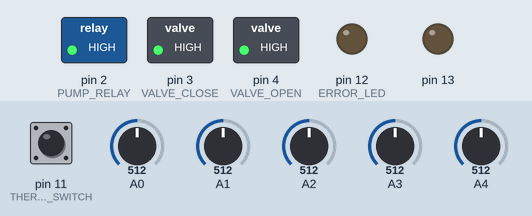
The sketch below on a simulated Arduino Uno, built with avr-gcc and run on an emulated ATmega328P. Parts: switched loads named in the sketch (green lamp = pin HIGH), output pins drawn as LEDs (lit = HIGH). Inputs (shaded band) come from the test bench; at power-on: pin 11 (THERMOSTAT_SWITCH) HIGH, A0 = 512, A1 = 512, A2 = 512, A3 = 512, A4 = 512. What the sketch prints to the serial monitor is not drawn.

Above: at 39.1 s.
At 71.8 s:
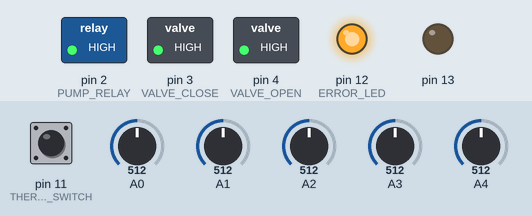
Timing chart, 0 to 76.2 s (numbered marks = the images above):
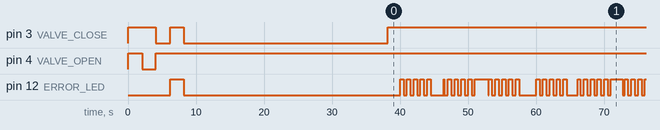

Measured:
- by itself, pin 12 (ERROR_LED): moves between LOW and HIGH, repeating every 33.0 s
- by itself, everything shown: repeats every 33.0 s, in 54 steps

The sketch:

boilerRoomControllerV6.ino
```cpp
#include <PID_v1.h>
#include <avr/wdt.h>

// ===== PIN CONFIGURATION =====
#define PUMP_RELAY 2
#define VALVE_CLOSE 3
#define VALVE_OPEN 4
#define ERROR_LED 12
#define THERMOSTAT_SWITCH 11

#define AMBIENT_TEMP A0
#define TANK_TEMP A4
#define FLOW_TEMP A3
#define RETURN_TEMP A2
#define ROOM_TEMP A1

// ===== SYSTEM CONSTANTS =====
#define VALVE_RUNTIME 30000
#define SENSOR_CHECK_INTERVAL 5000
#define PID_COMPUTE_INTERVAL 10000
#define SAFETY_DELAY 500

// Heating curve points
const float Ta1 = -5, Ta2 = -4, Ta3 = -3, Ta4 = 20;
const float Tflr1 = 40, Tflr2 = 39.5, Tflr3 = 39, Tflr4 = 20;
const float Troomgoal=19.0;

// ===== GLOBAL VARIABLES =====
double Setpoint = 35.0, Input = 20.0, Output;
PID myPID(&Input, &Output, &Setpoint, 5.0, 2, 0.0, DIRECT);
 const int PIDmin=-50,PIDmax=50;

float tankTemp, flowTemp, returnTemp, roomTemp, ambientTemp;
float avgFlowReturnTemp, dT1, dT2, dTratio;
bool systemActive = false, errorState = false, isPumpWorking = false;
unsigned long lastSensorCheck = 0,lastPIDCompute=0;
int hysteresis=0;


// ===== CORE FUNCTIONS =====
void watchdogDelay(unsigned long ms) {
  unsigned long start = millis();
  while ((millis() - start) < ms) {
    wdt_reset();
    delay(100);
  }
}

void readAllSensors() {
  tankTemp = readPT100(TANK_TEMP, 100.0);
  flowTemp = readPT100(FLOW_TEMP, 100.5);
  returnTemp = readPT100(RETURN_TEMP, 100.5);
  roomTemp = readPT100(ROOM_TEMP, 99.5);
  ambientTemp = readPT100(AMBIENT_TEMP, 100.0);

  avgFlowReturnTemp = (flowTemp + returnTemp) / 2.0;
  dT1 = tankTemp - returnTemp;
  dT2 = abs(flowTemp - returnTemp);
  dTratio = (dT2 == 0) ? 100 : abs(dT1 / dT2);
  dTratio = constrain(dTratio, 1, 70);

  Setpoint = calculateHeatingCurve(); //goal temp in PID calculation
  Input = (flowTemp * 1.0) + (constrain((roomTemp - Troomgoal),0.0,10.0) * 0); // Weighted input in PID calculation

  Serial.print("Tank:"); Serial.print(tankTemp);
  Serial.print(" Flow:"); Serial.print(flowTemp);
  Serial.print(" Return:"); Serial.print(returnTemp);
  Serial.print(" Room:"); Serial.print(roomTemp);
  Serial.print(" Ambient:"); Serial.print(ambientTemp);
  Serial.print(" Setpoint:"); Serial.print(Setpoint);
  Serial.print(" weightedInput:"); Serial.println(Input);
}

float readPT100(int pin, float fixResistor) {
  const int numReadings = 5;
  int readings[numReadings];

  for (int i = 0; i < numReadings; i++) {
    readings[i] = analogRead(pin);
    delay(50);
  }

  // Simple sort for median
  for (int i = 0; i < numReadings - 1; i++) {
    for (int j = i + 1; j < numReadings; j++) {
      if (readings[i] > readings[j]) {
        int temp = readings[i];
        readings[i] = readings[j];
        readings[j] = temp;
      }
    }
  }

  int raw = readings[numReadings / 2];
  float voltage = raw * (5.0 / 1023.0);
  float resistance = (voltage * fixResistor) / (5.0 - voltage);
  return (resistance - 100.0) / 0.385;
}

float calculateHeatingCurve() {
  float targetTemp = Tflr4; // Default

  if (ambientTemp < Ta1) {
    targetTemp = Tflr1;
  } else if (ambientTemp < Ta2) {
    targetTemp = (ambientTemp - Ta1) * (Tflr2 - Tflr1) / (Ta2 - Ta1) + Tflr1;
  } else if (ambientTemp < Ta3) {
    targetTemp = (ambientTemp - Ta2) * (Tflr3 - Tflr2) / (Ta3 - Ta2) + Tflr2;
  } else if (ambientTemp < Ta4) {
    targetTemp = (ambientTemp - Ta3) * (Tflr4 - Tflr3) / (Ta4 - Ta3) + Tflr3;
  }

  return constrain(targetTemp, 20.0, 40.0);
}

void controlValve(double pidOutput) {
  Serial.print("PID output:"); Serial.println(pidOutput);

  unsigned long moveTime = VALVE_RUNTIME / 3 / dTratio;
  if (moveTime < 150) moveTime = 150;
  Serial.print("moveTime  ");Serial.print(moveTime);
  if (pidOutput > 30.0 && pidOutput<PIDmax) {
    digitalWrite(VALVE_OPEN, LOW);
    watchdogDelay(moveTime * 2);
    digitalWrite(VALVE_OPEN, HIGH);
  } else if (pidOutput > 13.0) {
    digitalWrite(VALVE_OPEN, LOW);
    watchdogDelay(moveTime);
    digitalWrite(VALVE_OPEN, HIGH);
  } else if (pidOutput < -30.0) {
    digitalWrite(VALVE_CLOSE, LOW);
    watchdogDelay(moveTime * 2);
    digitalWrite(VALVE_CLOSE, HIGH);
  } else if (pidOutput < -13.0) {
    digitalWrite(VALVE_CLOSE, LOW);
    watchdogDelay(moveTime);
    digitalWrite(VALVE_CLOSE, HIGH);
  } else {
    digitalWrite(VALVE_OPEN, HIGH);
    digitalWrite(VALVE_CLOSE, HIGH);
    watchdogDelay(SAFETY_DELAY);
    return;
  }

  watchdogDelay(SAFETY_DELAY);
}

bool checkForErrors() {
  // Check for invalid readings
  if (isnan(tankTemp) || isnan(flowTemp) || isnan(returnTemp) ||
      isnan(roomTemp) || isnan(ambientTemp)) {
    return true;
  }

  // Temperature limits
  if (flowTemp < 2.0 || returnTemp < 2.0 || tankTemp < 2.0 || roomTemp < 2.0 ||
       flowTemp > 50.0 || returnTemp > 50.0 ||tankTemp > 95.0 || roomTemp > 30.0) {
    return true;
  }

  // Temperature differences
  if ((returnTemp - flowTemp) > 4.0 || (flowTemp - returnTemp) > 20.0) {
    return true;
  }

  return false;
}

bool checkForOvertemp() {
  // Temperature limits
  if (flowTemp > 50.0 || returnTemp > 50.0 ) {
    return true;
  }
  return false;
}

bool checkForUndertemp() {
  // Temperature limits
  if (flowTemp < 8.0 || returnTemp < 8.0 || tankTemp < 8.0 || roomTemp < 8.0 ) {
    return true;
  }
  return false;
}


void resetPID() {
  myPID.SetMode(MANUAL);
  Output = 0;
  myPID.SetMode(AUTOMATIC);
}

// ===== SETUP =====
void setup() {
  wdt_disable();
  wdt_enable(WDTO_8S);
  Serial.begin(9600);

  // Pin setup
  pinMode(PUMP_RELAY, OUTPUT);
  pinMode(VALVE_OPEN, OUTPUT);
  pinMode(VALVE_CLOSE, OUTPUT);
  pinMode(ERROR_LED, OUTPUT);
  pinMode(13, OUTPUT);
  pinMode(THERMOSTAT_SWITCH, INPUT_PULLUP);

  // Initial states
  digitalWrite(13, LOW);
  digitalWrite(PUMP_RELAY, HIGH); // Pump off
  digitalWrite(VALVE_OPEN, HIGH); // Valve stopped
  digitalWrite(VALVE_CLOSE, HIGH);
  digitalWrite(ERROR_LED, LOW);

  // Output test
  digitalWrite(PUMP_RELAY, LOW); watchdogDelay(2000); digitalWrite(PUMP_RELAY, HIGH);
  digitalWrite(VALVE_OPEN, LOW); watchdogDelay(2000); digitalWrite(VALVE_OPEN, HIGH);
  digitalWrite(VALVE_CLOSE, LOW); watchdogDelay(2000); digitalWrite(VALVE_CLOSE, HIGH);
  digitalWrite(ERROR_LED, HIGH); watchdogDelay(2000); digitalWrite(ERROR_LED, LOW);
  Serial.println("Output test done");

  // PID setup
  myPID.SetMode(AUTOMATIC);
  myPID.SetOutputLimits(PIDmin, PIDmax);
  Serial.println("PID initialized");

  // Valve initialization
  digitalWrite(VALVE_CLOSE, LOW);
  Serial.println("Valve setting to minimum...");
  watchdogDelay(VALVE_RUNTIME);
  digitalWrite(VALVE_CLOSE, HIGH);
  Serial.println("Valve set to minimum");

  analogReference(EXTERNAL);
  Serial.println("System ready");
}

// ===== MAIN LOOP =====
void loop() {
  wdt_reset();
  /*
  static unsigned long loopCount = 0;
  loopCount++;
  if (loopCount % 10 == 0) {
    Serial.print("Loop: "); Serial.println(loopCount);
  }
  */

  // Read sensors
  if (millis() - lastSensorCheck > SENSOR_CHECK_INTERVAL) {
    watchdogDelay(250);
    systemActive = (digitalRead(THERMOSTAT_SWITCH) == LOW);
    readAllSensors();
    lastSensorCheck = millis();
  }


//overtemp
if( checkForOvertemp()){
  Serial.println("FLOW or RETURN is too warm!!");
digitalWrite(PUMP_RELAY, HIGH);
digitalWrite(VALVE_OPEN, HIGH);
digitalWrite(VALVE_CLOSE, LOW);
watchdogDelay(VALVE_RUNTIME);
digitalWrite(VALVE_CLOSE, HIGH);
watchdogDelay(500);
digitalWrite(PUMP_RELAY, LOW);
watchdogDelay(2000);
digitalWrite(PUMP_RELAY, HIGH);
resetPID();
}

  // Error handling
  errorState = checkForErrors();
  if (errorState) {
    Serial.println("ERROR STATE!");
    digitalWrite(PUMP_RELAY, HIGH);
    digitalWrite(VALVE_OPEN, HIGH);
    digitalWrite(VALVE_CLOSE, HIGH);
    resetPID();
    digitalWrite(ERROR_LED, (millis() % 1000) < 500);
    return;
  }


// check for freeze protection

if(checkForUndertemp()){
Serial.println("freeze protection is active");
digitalWrite(PUMP_RELAY, LOW);
digitalWrite(VALVE_CLOSE, HIGH);
digitalWrite(VALVE_OPEN, LOW);
return;
}


  // Tank discharged
  if (tankTemp < (avgFlowReturnTemp + 2 + hysteresis)) {
    digitalWrite(PUMP_RELAY, HIGH);
    digitalWrite(VALVE_OPEN, HIGH);
    digitalWrite(VALVE_CLOSE, HIGH);
    digitalWrite(ERROR_LED, HIGH);
    isPumpWorking = false;
    hysteresis=2;
    resetPID();
    Serial.println("Tank is discharged");
    watchdogDelay(10000);
    return;
  }

// System inactive
  if (!systemActive) {
    Serial.println("System inactive");
    digitalWrite(PUMP_RELAY, HIGH);
    isPumpWorking = false;
    digitalWrite(VALVE_OPEN, HIGH);
    digitalWrite(VALVE_CLOSE, HIGH);
    digitalWrite(ERROR_LED, LOW);
    resetPID();
    watchdogDelay(SAFETY_DELAY);
    return;
  }
else{
  digitalWrite(PUMP_RELAY, LOW);
  isPumpWorking = true;
    hysteresis=0;
    digitalWrite(ERROR_LED, LOW);
}


  //PID
if (isPumpWorking) {
  if(millis()-lastPIDCompute>PID_COMPUTE_INTERVAL){
    myPID.Compute();
    lastPIDCompute=millis();
    controlValve(Output);
  } else {
    watchdogDelay(SAFETY_DELAY);  // Wait if not time for PID compute
  }
}
 else {
  watchdogDelay(SAFETY_DELAY);    // Wait if pump not working
}

}
```
